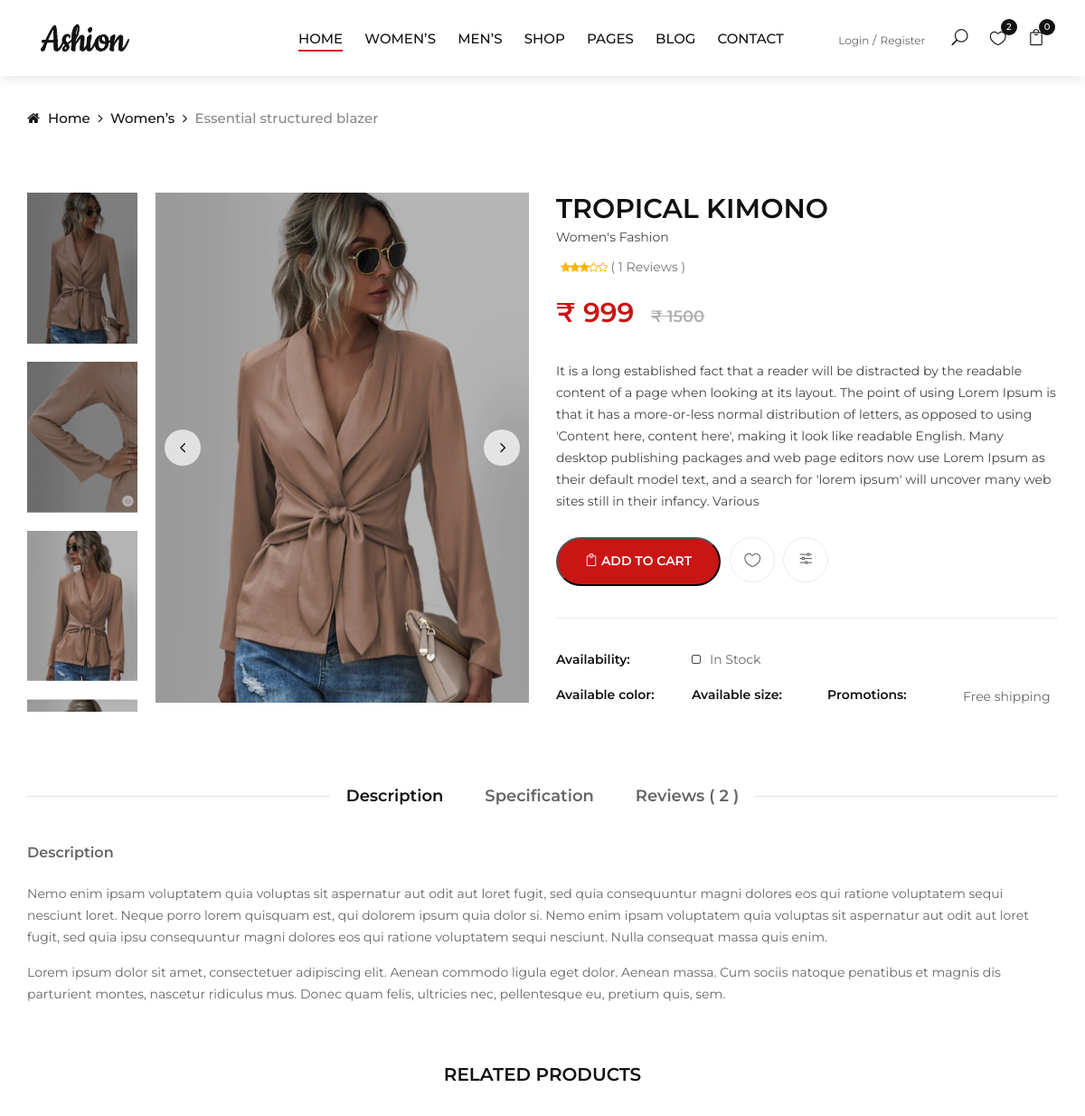
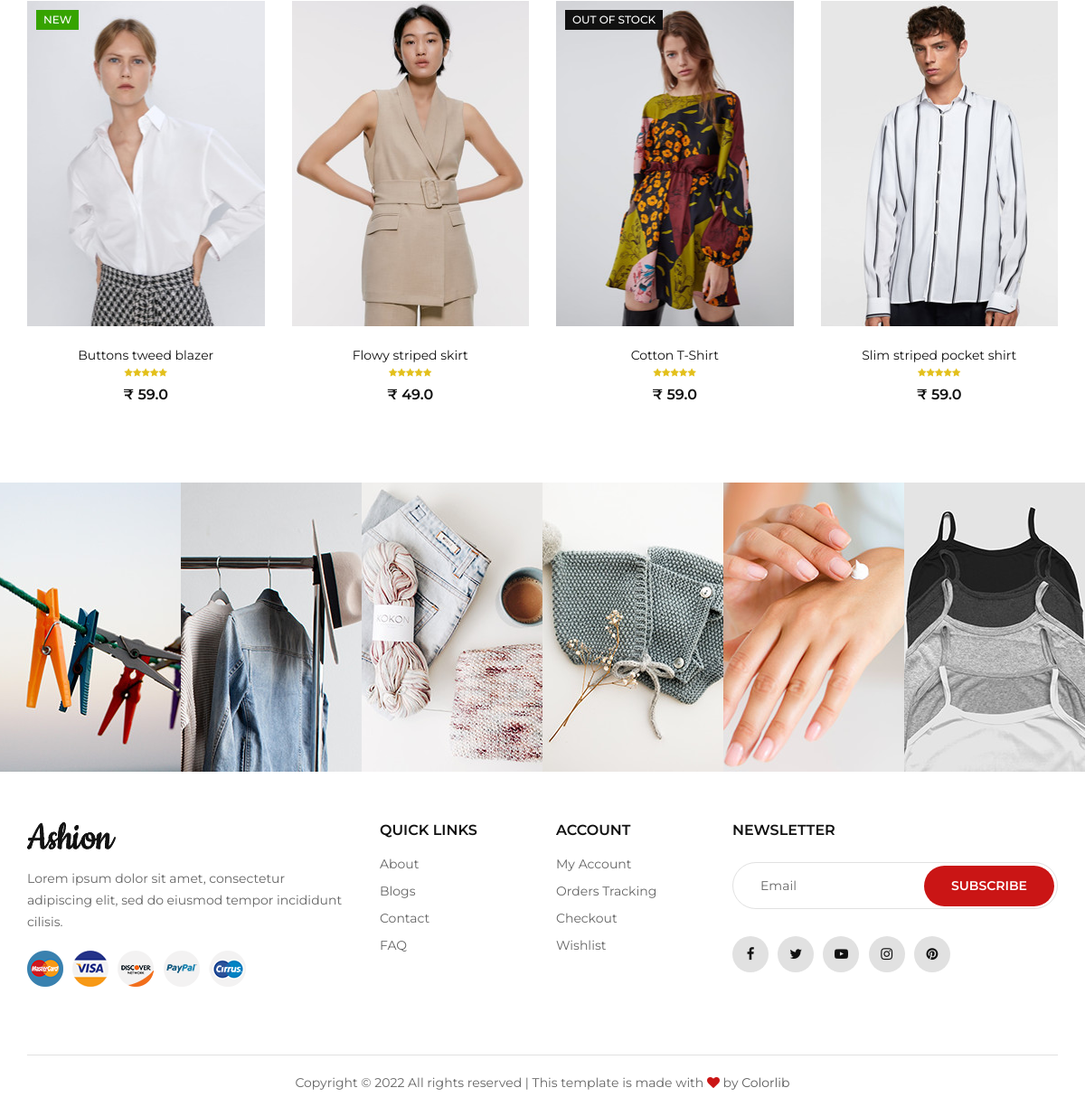
The page /store/category/womens-fashion/tropical-kimono/ on the database its author committed (2 pictures, top to bottom).
### store/models.py (models this page shows, shortened)
class Product(models.Model):
    product_name = models.CharField(max_length=255, unique=True)
    slug = models.SlugField(max_length=255, unique=True)
    description = models.TextField(max_length=500, blank=True)
    price = models.IntegerField()
    stock = models.IntegerField()
    images = models.ImageField(upload_to='photos/products')
    cropping = ImageRatioField('images', '512x512')
    image_1 = models.ImageField(upload_to='photos/products',blank=True)
    image_2 = models.ImageField(upload_to='photos/products',blank=True)
    image_3 = models.ImageField(upload_to='photos/products',blank=True)
    image_4 = models.ImageField(upload_to='photos/products',blank=True)
    is_available = models.BooleanField(default=True)
    category = models.ForeignKey(Category, on_delete=models.CASCADE)
    created_date = models.DateTimeField(auto_now_add=True)
    modified_date = models.DateTimeField(auto_now=True)
    def averageReview(self):
        reviews = ReviewRating.objects.filter(product=self, status=True).aggregate(average=Avg('rating'))
        avg = 0
        if reviews['average'] is not None:
            avg = float(reviews['average'])
        return avg
    def countReview(self):
        reviews = ReviewRating.objects.filter(product=self, status=True).aggregate(count=Count('id'))
        count = 0
        if reviews['count'] is not None:
            count = int(reviews['count'])
        return count

### category/models.py (models this page shows, shortened)
class Category(models.Model):
    category_name = models.CharField(max_length=250, unique=True)
    slug = models.SlugField(max_length=250, unique=True)
    description = models.TextField(max_length=300, blank=True)
    cat_image = models.ImageField(upload_to='photos/category',blank=True)
    class Meta:
        verbose_name = 'category'
        verbose_name_plural = 'categories'
    def __str__(self):
        return self.category_name

### store/views.py (the view)
# urls.py: path('category/<slug:category_slug>/<slug:product_slug>/',views.product_detail,name='product_detail'),
def product_detail(request, category_slug, product_slug):
    try :
        single_product = Product.objects.get(category__slug=category_slug, slug=product_slug)
        in_cart = CartItem.objects.filter(cart__cart_id=_cart_id(request), product=single_product).exists()
    except Exception as e:
        raise e
    if request.user.is_authenticated:
        try:
            orderproduct = OrderProduct.objects.filter(user=request.user, product_id = single_product.id).exists
        except OrderProduct.DoesNotExist:
            orderproduct = None
    else:
        orderproduct = None
    reviews = ReviewRating.objects.filter(product_id = single_product.id, status=True)
    context = {
        'single_product' : single_product,
        'in_cart': in_cart,
        'orderproduct' : orderproduct,
        'reviews':reviews,
    }
    return render(request, 'product_detail.html', context)

### templates/product_detail.html (shortened to what this page needs)
{% extends 'base.html' %}
{% load static %}
{% block content %}
<div class="breadcrumb-option">
    <div class="container">
        <div class="row">
            <div class="col-lg-12">
                <div class="breadcrumb__links">
                    <a href="./index.html"><i class="fa fa-home"></i> Home</a>
                    <a href="#">Women’s </a>
                    <span>Essential structured blazer</span>
                </div>
            </div>
        </div>
    </div>
</div>
<section class="product-details spad">
    <div class="container">
        <div class="row">
            <div class="col-lg-6">
                <div class="product__details__pic">
                    <div class="product__details__pic__left product__thumb nice-scroll">
                        <a class="pt active" href="#product-1">
                            <img src="{{single_product.images.url}}" alt="">
                        </a>
                        <a class="pt active" href="#product-2">
                            <img src="{{single_product.image_1.url}}" alt="">
                        </a>
                        <a class="pt" href="#product-3">
                            <img src="{{single_product.image_2.url}}" alt="">
                        </a>
                        <a class="pt" href="#product-4">
                            <img src="{{single_product.image_3.url}}" alt="">
                        </a>
                    </div>
                    <div class="product__details__slider__content">
                        <div class="product__details__pic__slider owl-carousel">
                            {% load thumbnail %}
                            <img data-hash="product-1" class="product__big__img" src="{% thumbnail single_product.images 512x512 box=product.cropping crop detail %}
                            " alt="">
                        </div>
                    </div>
                </div>
            </div>
            <div class="col-lg-6">
                <form action="{% url 'add_cart' single_product.id %}" method="POST">
                <div class="product__details__text">
                    <h3>{{single_product.product_name}} <span>{{single_product.category}}</span></h3>
                    <div class="rating">
                        <div class="my-2 rating-star">
                            <span>
                                <i class="fa fa-star{% if single_product.averageReview < 0.5 %}-o{% elif single_product.averageReview >= 0.5 and single_product.averageReview < 1 %}-half-o {% endif %}" aria-hidden="true"></i>
                                <i class="fa fa-star{% if single_product.averageReview < 1.5 %}-o{% elif single_product.averageReview >= 1.5 and single_product.averageReview < 2 %}-half-o {% endif %}" aria-hidden="true"></i>
                                <i class="fa fa-star{% if single_product.averageReview < 2.5 %}-o{% elif single_product.averageReview >= 2.5 and single_product.averageReview < 3 %}-half-o {% endif %}" aria-hidden="true"></i>
                                <i class="fa fa-star{% if single_product.averageReview < 3.5 %}-o{% elif single_product.averageReview >= 3.5 and single_product.averageReview < 4 %}-half-o {% endif %}" aria-hidden="true"></i>
                                <i class="fa fa-star{% if single_product.averageReview < 4.5 %}-o{% elif single_product.averageReview >= 4.5 and single_product.averageReview < 5 %}-half-o {% endif %}" aria-hidden="true"></i>
                            </span>
                            <span class="ml-1" style="color:#777; font-size: 14px;">( {{single_product.countReview}}  Reviews )</span>
                        </div>
                    </div>
                    <div class="product__details__price">₹ {{single_product.price}} <span>₹ 1500 </span></div>
                    <p>{{single_product.description}}</p>
                    <div class="product__details__button">
                        {% if single_product.stock <= 0 %}
                        <a href="" class="cart-btn"><span class=""></span>Out of stock</a>
                        {% else %}
                         <button type="submit" href="" class="cart-btn"><span class="icon_bag_alt"></span> Add to cart</button>
                        {% endif %}
                        <ul>
                            <li><a href="#"><span class="icon_heart_alt"></span></a></li>
                            <li><a href="#"><span class="icon_adjust-horiz"></span></a></li>
                        </ul>
                    </div>
                    <div class="product__details__widget">
                        <ul>
                            <li>
                                <span>Availability:</span>
                                <div class="stock__checkbox">
                                    <label for="stockin">
                                        In Stock
                                        <span class="checkmark"></span>
                                    </label>
                                </div>
                            </li>
                            <li>
                                <span>Available color:</span>
                            </li>
                            <li>
                                <span>Available size:</span>
                            </li>
                            <li>
                                <span>Promotions:</span>
                                <p>Free shipping</p>
                            </li>
                        </ul>
                    </div>
                </div>
            </form>
            </div>
            <div class="col-lg-12">
                <div class="product__details__tab">
                    <ul class="nav nav-tabs" role="tablist">
                        <li class="nav-item">
                            <a class="nav-link active" data-toggle="tab" href="#tabs-1" role="tab">Description</a>
                        </li>
                        <li class="nav-item">
                            <a class="nav-link" data-toggle="tab" href="#tabs-2" role="tab">Specification</a>
                        </li>
                        <li class="nav-item">
                            <a class="nav-link" data-toggle="tab" href="#tabs-3" role="tab">Reviews ( 2 )</a>
                        </li>
                    </ul>
                    <div class="tab-content">
                        <div class="tab-pane active" id="tabs-1" role="tabpanel">
                            <h6>Description</h6>
                            <p>Nemo enim ipsam voluptatem quia voluptas sit aspernatur aut odit aut loret fugit, sed
                                quia consequuntur magni dolores eos qui ratione voluptatem sequi nesciunt loret.
                                Neque porro lorem quisquam est, qui dolorem ipsum quia dolor si. Nemo enim ipsam
                                voluptatem quia voluptas sit aspernatur aut odit aut loret fugit, sed quia ipsu
                                consequuntur magni dolores eos qui ratione voluptatem sequi nesciunt. Nulla
                            consequat massa quis enim.</p>
                            <p>Lorem ipsum dolor sit amet, consectetuer adipiscing elit. Aenean commodo ligula eget
                                dolor. Aenean massa. Cum sociis natoque penatibus et magnis dis parturient montes,
                                nascetur ridiculus mus. Donec quam felis, ultricies nec, pellentesque eu, pretium
                            quis, sem.</p>
                        </div>
                    </div>
                </div>
            </div>
        </div>
        <div class="row">
            <div class="col-lg-12 text-center">
                <div class="related__title">
                    <h5>RELATED PRODUCTS</h5>
                </div>
            </div>
            <div class="col-lg-3 col-md-4 col-sm-6">
                <div class="product__item">
                    <div class="product__item__pic set-bg" data-setbg="img/product/related/rp-1.jpg">
                        <div class="label new">New</div>
                        <ul class="product__hover">
                        </ul>
                    </div>
                    <div class="product__item__text">
                        <h6><a href="#">Buttons tweed blazer</a></h6>
                        <div class="rating">
                            <i class="fa fa-star"></i>
                            <i class="fa fa-star"></i>
                            <i class="fa fa-star"></i>
                            <i class="fa fa-star"></i>
                            <i class="fa fa-star"></i>
                        </div>
                        <div class="product__price">₹ 59.0</div>
                    </div>
                </div>
            </div>
            <div class="col-lg-3 col-md-4 col-sm-6">
                <div class="product__item">
                    <div class="product__item__pic set-bg" data-setbg="img/product/related/rp-2.jpg">
                        <ul class="product__hover">
                        </ul>
                    </div>
                    <div class="product__item__text">
                        <h6><a href="#">Flowy striped skirt</a></h6>
                        <div class="rating">
                            <i class="fa fa-star"></i>
                            <i class="fa fa-star"></i>
                            <i class="fa fa-star"></i>
                            <i class="fa fa-star"></i>
                            <i class="fa fa-star"></i>
                        </div>
                        <div class="product__price">₹ 49.0</div>
                    </div>
                </div>
            </div>
            <div class="col-lg-3 col-md-4 col-sm-6">
                <div class="product__item">
                    <div class="product__item__pic set-bg" data-setbg="img/product/related/rp-3.jpg">
                        <div class="label stockout">out of stock</div>
                        <ul class="product__hover">
                        </ul>
                    </div>
                    <div class="product__item__text">
                        <h6><a href="#">Cotton T-Shirt</a></h6>
                        <div class="rating">
                            <i class="fa fa-star"></i>
                            <i class="fa fa-star"></i>
                            <i class="fa fa-star"></i>
                            <i class="fa fa-star"></i>
                            <i class="fa fa-star"></i>
                        </div>
                        <div class="product__price">₹ 59.0</div>
                    </div>
                </div>
            </div>
            <div class="col-lg-3 col-md-4 col-sm-6">
                <div class="product__item">
                    <div class="product__item__pic set-bg" data-setbg="img/product/related/rp-4.jpg">
                        <ul class="product__hover">
                        </ul>
                    </div>
                    <div class="product__item__text">
                        <h6><a href="#">Slim striped pocket shirt</a></h6>
                        <div class="rating">
                            <i class="fa fa-star"></i>
                            <i class="fa fa-star"></i>
                            <i class="fa fa-star"></i>
                            <i class="fa fa-star"></i>
                            <i class="fa fa-star"></i>
                        </div>
                        <div class="product__price">₹ 59.0</div>
                    </div>
                </div>
            </div>
        </div>
    </div>
</section>
<div class="instagram">
    <div class="container-fluid">
        <div class="row">
            <div class="col-lg-2 col-md-4 col-sm-4 p-0">
                <div class="instagram__item set-bg" data-setbg="{% static 'img/instagram/insta-1.jpg' %}">
                </div>
            </div>
            <div class="col-lg-2 col-md-4 col-sm-4 p-0">
                <div class="instagram__item set-bg" data-setbg="{% static 'img/instagram/insta-2.jpg' %}">
                </div>
            </div>
            <div class="col-lg-2 col-md-4 col-sm-4 p-0">
                <div class="instagram__item set-bg" data-setbg="{% static 'img/instagram/insta-3.jpg' %}">
                </div>
            </div>
            <div class="col-lg-2 col-md-4 col-sm-4 p-0">
                <div class="instagram__item set-bg" data-setbg="{% static 'img/instagram/insta-4.jpg' %}">
                </div>
            </div>
            <div class="col-lg-2 col-md-4 col-sm-4 p-0">
                <div class="instagram__item set-bg" data-setbg="{% static 'img/instagram/insta-5.jpg' %}">
                </div>
            </div>
            <div class="col-lg-2 col-md-4 col-sm-4 p-0">
                <div class="instagram__item set-bg" data-setbg="{% static 'img/instagram/insta-6.jpg' %}">
                </div>
            </div>
        </div>
    </div>
</div>
{% endblock content %}

### rows shown on the page
Product: images (picture), image_1 (picture), image_2 (picture), image_3 (picture), product_name "TROPICAL KIMONO", category "Women's Fashion", countReview "1", price "999", description "It is a long established fact that a reader will be distracted by the readable content of a page when looking at its layout. The point of using Lorem Ipsum is that it has a more-or-less normal distribution of letters, as opposed to using 'Content here, content here', making it look like readable English. Many desktop publishing packages and web page editors now use Lorem Ipsum as their default model text, and a search for 'lorem ipsum' will uncover many web sites still in their infancy. Various"

### other values the page prints
{{ cart_count }} "0"
